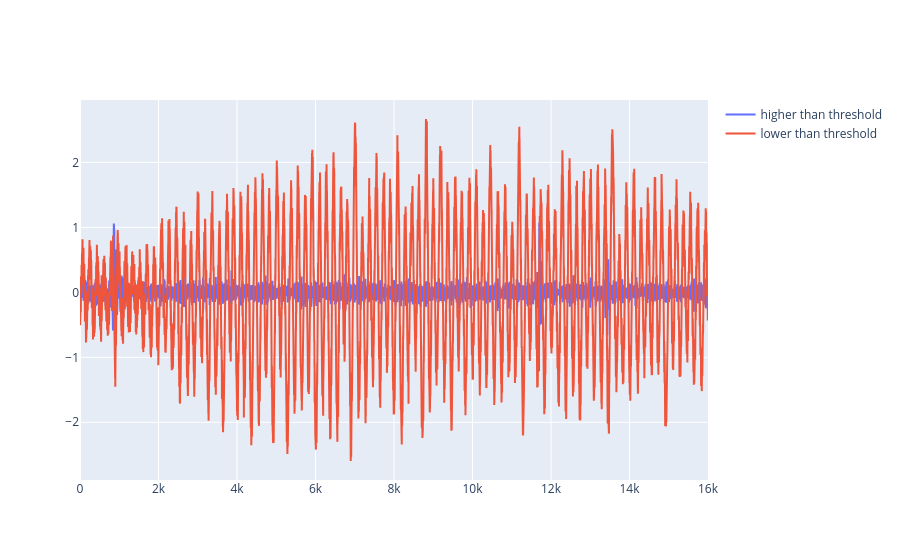

The notebook cell this image was saved under:
### Markdown cell above
### Plotting the reconstructed data from nodes above and below kurtosis threshold of 3.2

### Code cell
def trim(data, ratio):
    lim = int((1 - ratio) / 2 * len(data))
    if lim == 0:
        return data
    return data[lim:-lim]

inv_keep_ratio = .7

# Add number to plot_centres to plot reconstructions of all nodes belonging to the cluster
# plot_centres = [i for i in range(5)]
plot_centres = np.arange(len(centers_sorted)) 
plot_centres = plot_centres[centers_sorted['kurtosis']>threshold]
reconstructions = [np.zeros(len(data_preprocessed)) for _ in range(2)]

for ii, (node, assignment) in enumerate(
    zip(tr_obj.get_leaf_nodes(freq_threshold=freq_threshold), labels_sorted)
):
    if int(assignment) in plot_centres:
        # List reconstructions
        rec_signal = inv.inv_node(node)

        j = 0 if sf.kurtosis(trim(rec_signal, inv_keep_ratio)) > threshold else 1  # shorten name for readability
        reconstructions[j] = reconstructions[j] + rec_signal
    else:
        rec_signal = inv.inv_node(node)
        reconstructions[1] += rec_signal


fig = go.Figure()
fig.add_trace(
    go.Scatter(
        y=reconstructions[0],
        mode="lines",
        name="higher than threshold",
    )
)
fig.add_trace(
    go.Scatter(
        y=reconstructions[1],
        mode="lines",
        name="lower than threshold",
    )
)
fig.show()

### Figure 1 — Plotly figure (JSON) as saved in the notebook; plotly's stock layout.template omitted (floating-point values rounded to 4 significant figures; data arrays with more than 128 entries replaced by an {"elided": "..."} marker saying what was removed)
{"data": [{"mode": "lines", "name": "higher than threshold", "type": "scatter", "y": {"elided": "16001 float values"}}, {"mode": "lines", "name": "lower than threshold", "type": "scatter", "y": {"elided": "16001 float values"}}], "layout": {}}
